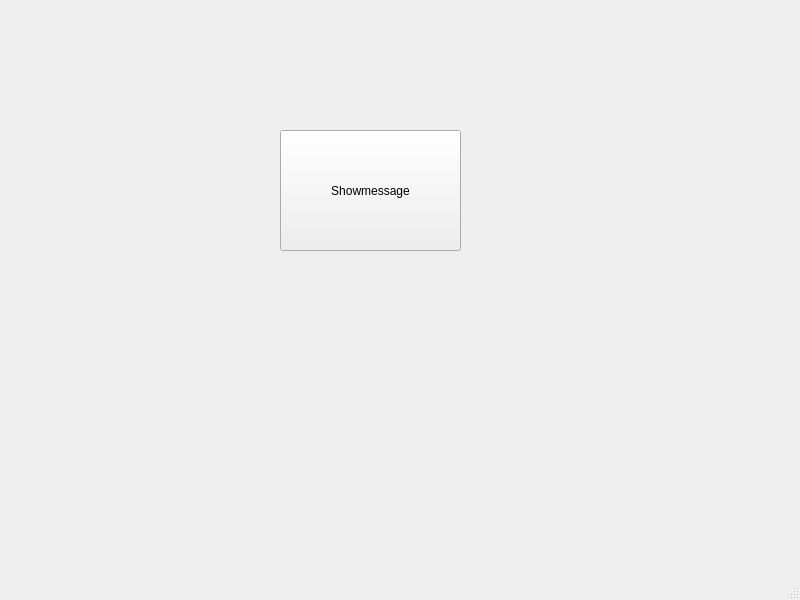
<?xml version="1.0" encoding="UTF-8"?>
<ui version="4.0">
 <class>MainWindow</class>
 <widget class="QMainWindow" name="MainWindow">
  <property name="geometry">
   <rect>
    <x>0</x>
    <y>0</y>
    <width>800</width>
    <height>600</height>
   </rect>
  </property>
  <property name="windowTitle">
   <string>MainWindow</string>
  </property>
  <widget class="QWidget" name="centralwidget">
   <widget class="QPushButton" name="pushButton">
    <property name="geometry">
     <rect>
      <x>280</x>
      <y>130</y>
      <width>181</width>
      <height>121</height>
     </rect>
    </property>
    <property name="text">
     <string>Showmessage</string>
    </property>
   </widget>
  </widget>
  <widget class="QMenuBar" name="menubar">
   <property name="geometry">
    <rect>
     <x>0</x>
     <y>0</y>
     <width>800</width>
     <height>26</height>
    </rect>
   </property>
  </widget>
  <widget class="QStatusBar" name="statusbar"/>
 </widget>
 <resources/>
 <connections/>
</ui>
